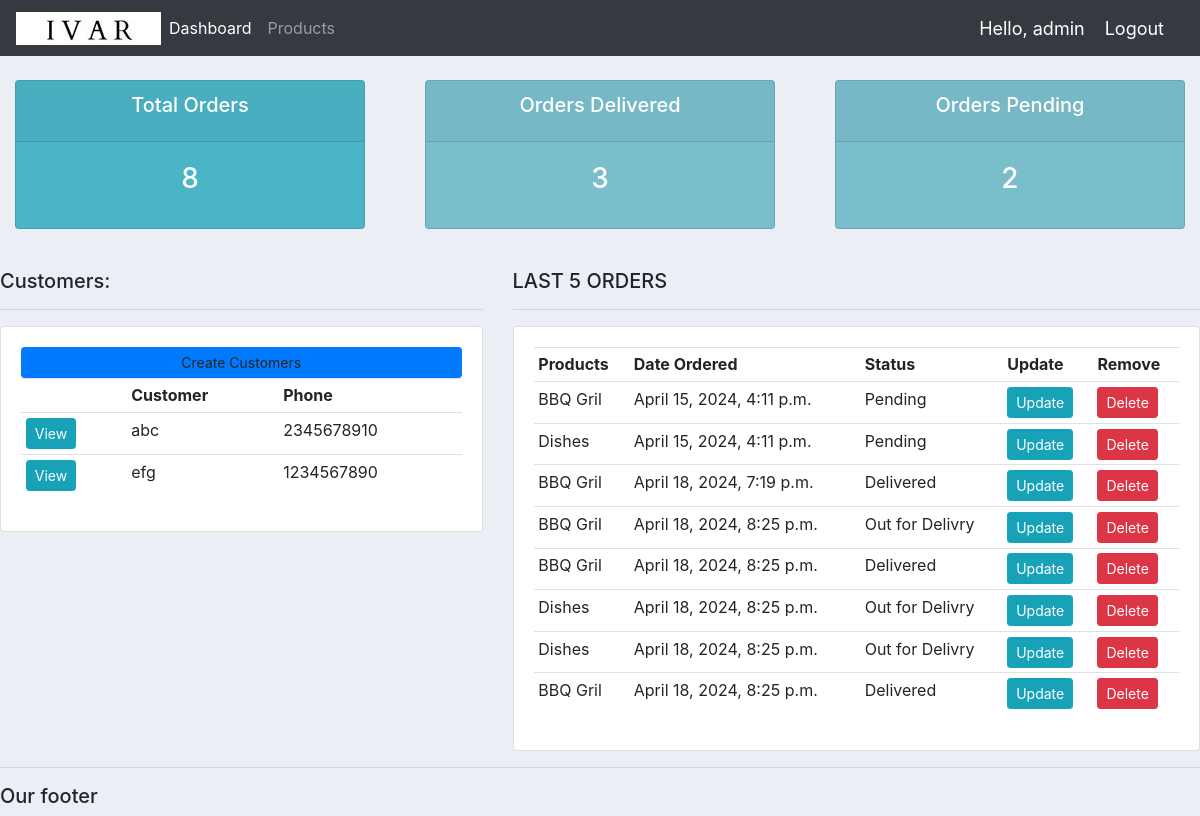
The app's page / (signed in) with its own data.
### accounts/models.py (models this page shows, shortened)
class Customer(models.Model):
    user = models.OneToOneField(User, null=True, on_delete=models.CASCADE)
    name = models.CharField(max_length=200, null = True)
    phone = models.CharField(max_length=200, null = True)
    email = models.CharField(max_length=200, null = True)
    profile_pic = models.ImageField(null=True, blank=True)
    date_created = models.DateTimeField(auto_now_add=True)

class Order(models.Model):
    STATUS = (
        ('Pending', 'Pending'),
        ('Out for Delivry', 'Out for Delivery'),
        ('Delivered', 'Delivered'),
    )
    customer= models.ForeignKey(Customer, null = True, on_delete=models.SET_NULL)
    product= models.ForeignKey(Product, null = True, on_delete=models.SET_NULL)
    date_created= models.DateTimeField(auto_now_add=True)
    status = models.CharField(max_length=200, null = True, choices=STATUS)

class Product(models.Model):
    CATAGORY = (
        ('Indoor','Indoor'),
        ('Out Door', 'Out Door'),
    )
    name= models.CharField(max_length=200, null = True)
    price= models.FloatField(null = True)
    catagory= models.CharField(max_length=200, null = True, choices=CATAGORY)
    description= models.CharField(max_length=200, null = True, blank=True)
    date_created= models.DateTimeField(auto_now_add=True)
    tags = models.ManyToManyField(Tag)
    def __str__(self):
        return self.name

### accounts/decorators.py (the view)
    def wrapper_function(request, *args, **kwargs):
        group = None
        if request.user.groups.exists():
            group = request.user.groups.all()[0].name
        if group == 'customer':
            return redirect('user-page')
        if group == 'admin':
            return view_func(request, *args, **kwargs)

### accounts/views.py (called while the page is built)
@admin_only
@login_required(login_url='login')
def home(request):
    orders = Order.objects.all()
    customers = Customer.objects.all()
    total_customers = customers.count()
    total_orders = orders.count()
    delivered = orders.filter(status = 'Delivered').count()
    pending = orders.filter(status = 'Pending').count()
    context = {'orders': orders, 'customers': customers, 'total_orders': total_orders, 'delivered': delivered, 'pending': pending}
    return render(request, 'accounts/dashboard.html', context)

### accounts/templates/accounts/dashboard.html
{% extends 'accounts/main.html' %}
{% block content %}
{% include 'accounts/status.html'%}
<br>
<div class = "row">
    <div class = "col-md-5">
        <h5>Customers: </h5>
        <hr>
        <div class = "card card-body">
            <a class = "btn btn-primary btn-sm btn-block" herf="">Create Customers</a>
            <table class="table table-sm">
                <tr>
                    <th></th>
                    <th>Customer</th>
                    <th>Phone</th>
                </tr>
                {% for i in customers %}
                    <tr>
                        <td><a class="btn btn-sm btn-info" href="{% url 'customer' i.id %}">View</a></td>
                        <td>{{i.name}}</td>
                        <td>{{i.phone}}</td>
                    </tr>
                {% endfor %}
            </table>
        </div>
    </div>
    <div class="col-md-7">
        <h5>LAST 5 ORDERS</h5>
        <hr>
        <div class="card card-body">
            <table class="table table-sm">
                <tr>
                    <th>Products</th>
                    <th>Date Ordered</th>
                    <th>Status</th>
                    <th>Update</th>
                    <th>Remove</th>
                </tr>
                {% for i in orders %}
                    <tr>
                        <td>{{i.product}}</td>
                        <td>{{i.date_created}}</td>
                        <td>{{i.status}}</td>
                        <td><a class="btn btn-sm btn-info" href="{% url 'update_order' i.id %}">Update</a></td>
                        <td><a class="btn btn-sm btn-danger" href="{% url 'delete_order' i.id %}">Delete</a></td>
                    </tr>
                {% endfor %}
            </table>
        </div>
    </div>
</div>
{% endblock %}

### accounts/templates/accounts/main.html (shortened to what this page needs)
{% load static %}
<!DOCTYPE html>
<html>
<head>
<link rel="stylesheet" href="https://cdn.jsdelivr.net/npm/bootstrap@4.4.1/dist/css/bootstrap.min.css">
<link rel="stylesheet" type="text/css" href="{% static '/css/main.css' %}">
</head>
 <body>
        {% include 'accounts/navbar.html'%}
        {% block content %}
        {% endblock %}
<hr>
<h5>Our footer</h5>
</body>
</html>

### accounts/templates/accounts/navbar.html (shortened to what this page needs)
{% load static %}
<nav class="navbar navbar-expand-lg navbar-dark bg-dark">
    <img src="{% static 'images/ivar_logo.jpg' %}">
    <div class="collapse navbar-collapse" id="navbarNav">
        <ul class="navbar-nav">
            {% if request.user.is_staff %}
            <li class="nav-item active">
                <a class="nav-link" href="{% url 'home' %}">Dashboard</a>
            </li>
            <li class="nav-item">
                <a class="nav-link" href="{% url 'products' %}">Products</a>
            </li>
            {% else %}
            <li class="nav-item">
                <a class="nav-link" href="{% url 'account' %}">Settings</a>
            </li>
            {% endif %}
        </ul>
    </div>
    <span class="hello-msg">Hello, {{request.user}}</span>
    <span><a class="hello-msg" href="{% url 'logout' %}">Logout</a></span>
</nav>

### accounts/templates/accounts/status.html
<br>
<div class="row">
    <div class="col">
        <div class="col-md">
            <div class="card text-center text-white mb-3" id="total-orders">
                <div class="card-header">
                    <h5 class="card-title">Total Orders</h5>
                </div>
                <div class="card-body">
                    <h3 class="card-title">{{total_orders}}</h3>
                </div>
            </div>
        </div>
    </div>
    <div class="col">
        <div class="col-md">
            <div class="card text-center text-white mb-3" id="orders-delivered">
                <div class="card-header">
                    <h5 class="card-title">Orders Delivered</h5>
                </div>
                <div class="card-body">
                    <h3 class="card-title">{{delivered}}</h3>
                </div>
            </div>
        </div>
    </div>
    <div class="col">
        <div class="col-md">
            <div class="card text-center text-white mb-3" id="orders-delivered">
                <div class="card-header">
                    <h5 class="card-title">Orders Pending</h5>
                </div>
                <div class="card-body">
                    <h3 class="card-title">{{pending}}</h3>
                </div>
            </div>
        </div>
    </div>
</div>

### static/css/main.css (style rules this page uses)
body { background-color: #ebeff5; }
#total-orders { background-color: #4cb4c7; }
#orders-delivered { background-color: #7abecc; }

### accounts/templates/accounts/navbar.html (style rules this page uses)
.hello-msg { font-size: 18px; color: #fff; margin-right: 20px; }

### records on screen
Customer: name "abc", phone "2345678910"
Customer: name "efg", phone "1234567890"
Order: product "BBQ Gril", date_created "April 15, 2024, 4:11 p.m.", status "Pending"
Order: product "Dishes", date_created "April 15, 2024, 4:11 p.m.", status "Pending"
Order: product "BBQ Gril", date_created "April 18, 2024, 7:19 p.m.", status "Delivered"
Order: product "BBQ Gril", date_created "April 18, 2024, 8:25 p.m.", status "Out for Delivry"
Order: product "BBQ Gril", date_created "April 18, 2024, 8:25 p.m.", status "Delivered"
Order: product "Dishes", date_created "April 18, 2024, 8:25 p.m.", status "Out for Delivry"
Order: product "Dishes", date_created "April 18, 2024, 8:25 p.m.", status "Out for Delivry"
Order: product "BBQ Gril", date_created "April 18, 2024, 8:25 p.m.", status "Delivered"

### other values on screen
{{ request.user }} "admin"
{{ total_orders }} "8"
{{ delivered }} "3"
{{ pending }} "2"
